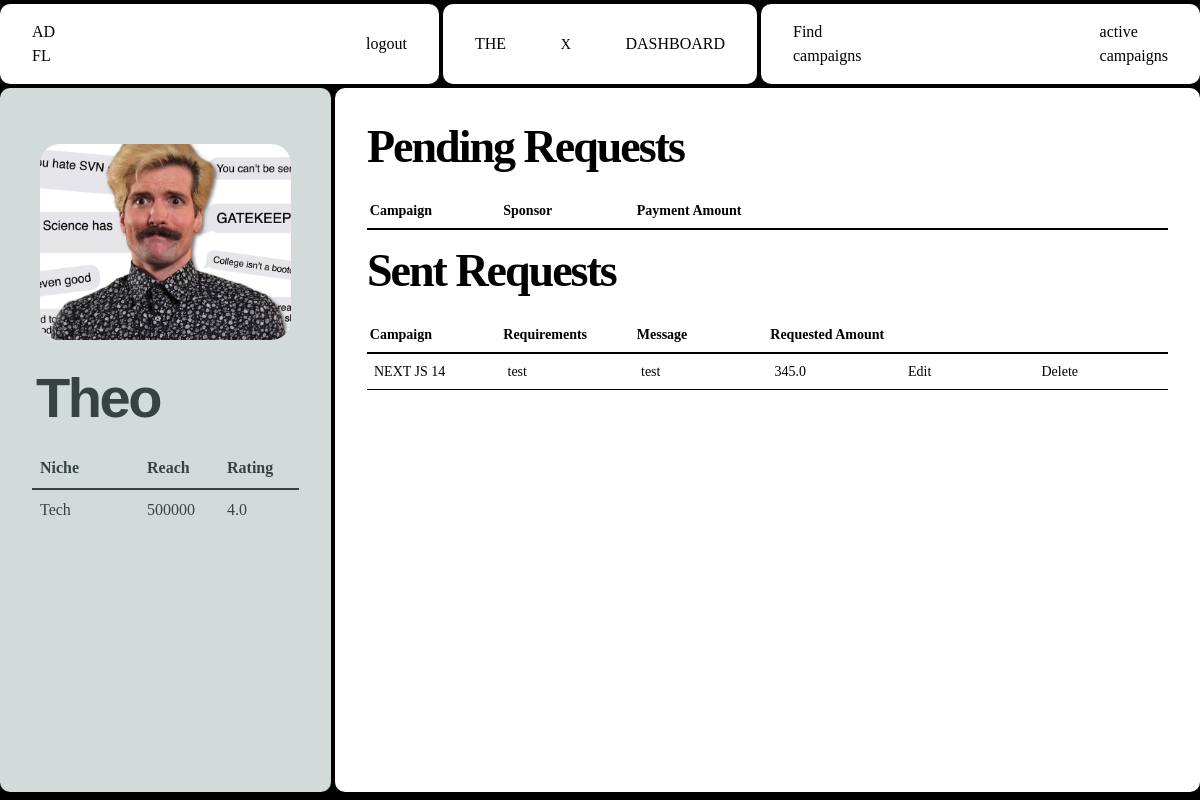
The page /influencer/dashboard (signed in) on the database as committed earlier.
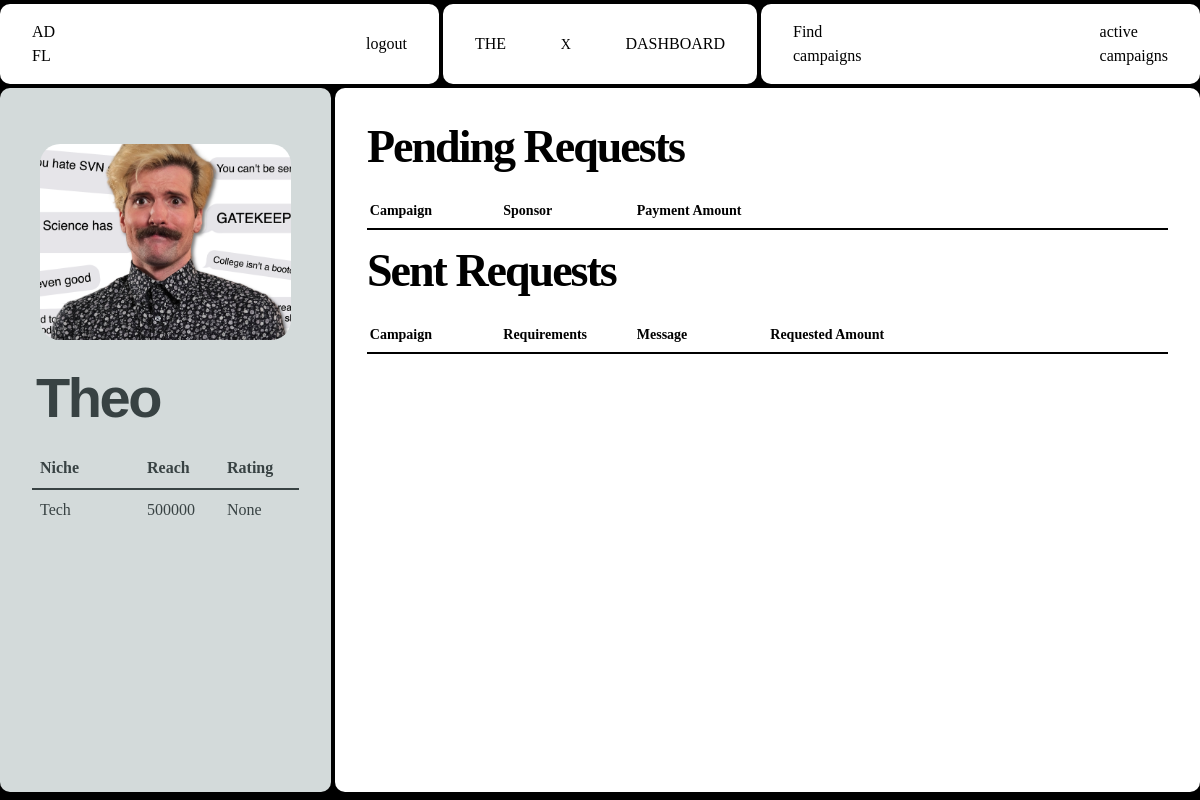
The same page on the database as committed later.
### Adfluence/models.py (models this page shows)
class Campaign(db.Model):
    __tablename__ = "campaign"
    id = db.Column(db.Integer, primary_key=True)
    name = db.Column(db.String(140), nullable=False)
    description = db.Column(db.Text, nullable=False)
    start_date = db.Column(db.Date, nullable=False)
    end_date = db.Column(db.Date, nullable=False)
    budget = db.Column(db.Integer, nullable=False)
    visibility = db.Column(db.String(10), nullable=False)  # 'public' or 'private'
    goals = db.Column(db.Text, nullable=False)
    niche = db.Column(db.String(100), nullable=False)
    status = db.Column(db.String(100), nullable=False, default="Incomplete")
    flagged = db.Column(db.Boolean, default=False)
    user_id = db.Column(db.Integer, db.ForeignKey("user.id"), nullable=False)
    ad_requests = db.relationship(
        "AdRequest", backref="campaign", cascade="all, delete-orphan"
    )
    campaign_requests = db.relationship(
        "campaignRequest", backref="campaign", cascade="all, delete-orphan"
    )

class campaignRequest(db.Model):
    id = db.Column(db.Integer, primary_key=True)
    campaign_id = db.Column(db.Integer, db.ForeignKey("campaign.id"), nullable=False)
    influencer_id = db.Column(db.Integer, db.ForeignKey("influencer.id"))
    messages = db.Column(db.Text)
    requirements = db.Column(db.Text, nullable=False)
    payment_amount = db.Column(db.Float, nullable=False)
    status = db.Column(db.String(20), nullable=False, default="Pending")
    completed = db.Column(db.Boolean, default=False)
    completion_confirmed = db.Column(db.Boolean, default=False)
    payment_done = db.Column(db.Boolean, default=False)
    rating_done = db.Column(db.Boolean, default=False)

### Adfluence/influencer.py (the view)
@influencer.route("/dashboard", methods=["GET", "POST"])
@role_required("Influencer")
@login_required
def dashboard():
    influencers = current_user.influencers
    influencer = influencers[0] if influencers else None
    if influencer:
        avg_rating_query = (
            db.session.query(func.avg(Rating.rating).label("average_rating"))
            .filter(Rating.ratee_id == influencer.id)
            .first()
        )
        average_rating = avg_rating_query.average_rating
        if influencer:
            ad_requests = AdRequest.query.filter_by(influencer_id=influencer.id).all()
            campaignRequests = campaignRequest.query.filter_by(
                influencer_id=influencer.id
            ).all()
            campaign_requests_with_details = []
            for campaign_request in campaignRequests:
                campaign = Campaign.query.get(campaign_request.campaign_id)
                if campaign:
                    campaign_name = campaign.name
                    campaign_requests_with_details.append(
                        {
                            "campaign_request": campaign_request,
                            "campaign_name": campaign_name,
                        }
                    )
                else:
                    flash("Campaign not found", category="error")
            ad_requests_with_details = []
            for ad_request in ad_requests:
                campaign = Campaign.query.get(ad_request.campaign_id)
                user = User.query.get(campaign.user_id)
                ad_requests_with_details.append(
                    {
                        "ad_request": ad_request,
                        "campaign_name": campaign.name,
                        "user_name": user.name,
                    }
                )
            transactions = Transaction.query.filter_by(
                influencer_id=influencer.id
            ).all()
            total_earnings = sum(transaction.amount for transaction in transactions)
            return render_template(
                "Influencer/dashboard.html",
                campaign_requests=campaign_requests_with_details,
                user=current_user,
                influencer=influencer,
                ad_requests=ad_requests_with_details,
                total_earnings=total_earnings,
                average_rating=average_rating,
            )
    return render_template("Influencer/dashboard.html")

### Adfluence/views.py (called while the page is built)
def role_required(role):
    def decorator(f):
        @wraps(f)
        def decorated_function(*args, **kwargs):
            if current_user.role != role:
                abort(403)
            return f(*args, **kwargs)
        return decorated_function
    return decorator

### Adfluence/templates/Influencer/dashboard.html (shortened to what this page needs)
{% extends "base.html" %} {% block head %}
<link
  rel="stylesheet"
  href="{{ url_for('static', filename='src/influencer_css/dashboard.css') }}"
/>
{% endblock %} {% block content %}
<div class="container">
   {% if influencer %}
  <nav>
    <div class="nav-1">
      <p class="logo view">
        AD <br />
        FL
      </p>
      <a href="{{ url_for('views.logout') }}" class="view">logout</a>
    </div>
    {% if influencer.flagged == True %}
    <div class="nav-2 flagged">
      <p class="text-center">You have been flagged by admin</p>
    </div>
    {% else%}
    <div class="nav-2">
      <p class="menu-button">the</p>
      <p class="x">x</p>
      <p class="menu-button">dashboard</p>
    </div>
    {% endif %}
    <div class="nav-3">
      <a href="{{ url_for('influencer.viewCampaigns') }}" class="create view">
        Find  <br />
        campaigns
      </a>
      <a
        href="{{ url_for('influencer.activeCampaigns') }}"
        class="pattern-2 view"
      >
        active <br />
        campaigns
      </a>
    </div>
  </nav>
  <div class="content-wrapper">
    <div class="col-1 col">
      <div class="pfp-wrapper">
        <img
          src="{{ url_for('static', filename='uploads/' + influencer.profile_picture) }}"
          alt="{{ influencer.name }}'s profile picture"
          class="pfp"
        />
      </div>
      <div class="name">{{ influencer.name }}</div>
      <div class="table-wrapper">
        <table class="first-table">
          <thead>
            <tr>
              <th>Niche</th>
              <th style="width: 80px">Reach</th>
              <th style="width: 80px">Rating</th>
            </tr>
          </thead>
          <tbody>
            <tr>
              <td>{{ influencer.niche }}</td>
              <td style="width: 80px">{{ influencer.reach }}</td>
              <td style="width: 80px">{{average_rating}}</td>
            </tr>
          </tbody>
        </table>
      </div>
    </div>
    <div class="col-2 col">
      <h1>Pending Requests</h1>
      <div class="table-wrapper-2 m-xl">
        <table class="second-table">
          <thead>
            <tr>
              <th>Campaign</th>
              <th>Sponsor</th>
              <th>Payment Amount</th>
              <th></th>
              <th></th>
              <th></th>
            </tr>
          </thead>
        </table>
      </div>
      <h1>Sent Requests</h1>
      <div class="table-wrapper-2">
        <table class="second-table">
          <thead>
            <tr>
              <th>Campaign</th>
              <th>Requirements</th>
              <th>Message</th>
              <th>Requested Amount</th>
              <th></th>
              <th></th>
            </tr>
          </thead>
          <tbody>
            {% for campaignRequest in campaign_requests %} {% if
            campaignRequest.campaign_request.status == "Pending" %}
            <tr>
              <td>{{campaignRequest.campaign_name}}</td>
              <td>{{ campaignRequest.campaign_request.requirements }}</td>
              <td>{{ campaignRequest.campaign_request.messages }}</td>
              <td>{{ campaignRequest.campaign_request.payment_amount }}</td>
              <td>
                <a
                  href="{{ url_for('influencer.edit_campaign_request', campaign_request_id=campaignRequest.campaign_request.id)}}"
                  class="link view"
                  >Edit</a
                >
              </td>
              <td>
                <form
                  action="{{ url_for('influencer.delete_campaign_request', campaign_request_id=campaignRequest.campaign_request.id) }}"
                  method="POST"
                  onsubmit="return confirm('Are you sure you want to delete the request?');"
                >
                  <button class="link danger" type="submit">Delete</button>
                </form>
              </td>
              {% endif %} {% endfor %}
            </tr>
          </tbody>
        </table>
      </div>
    </div>
  </div>
</div>
{% endif %} {% endblock %}

Rows that differ between the two databases and show on the page:
no longer on this page (row edited): Campaign: campaign_name "NEXT JS 14", campaign_request.requirements "test", campaign_request.messages "test", campaign_request.payment_amount "345.0"
Other text that changed with them:
{{ average_rating }}: "4.0" → "None"
